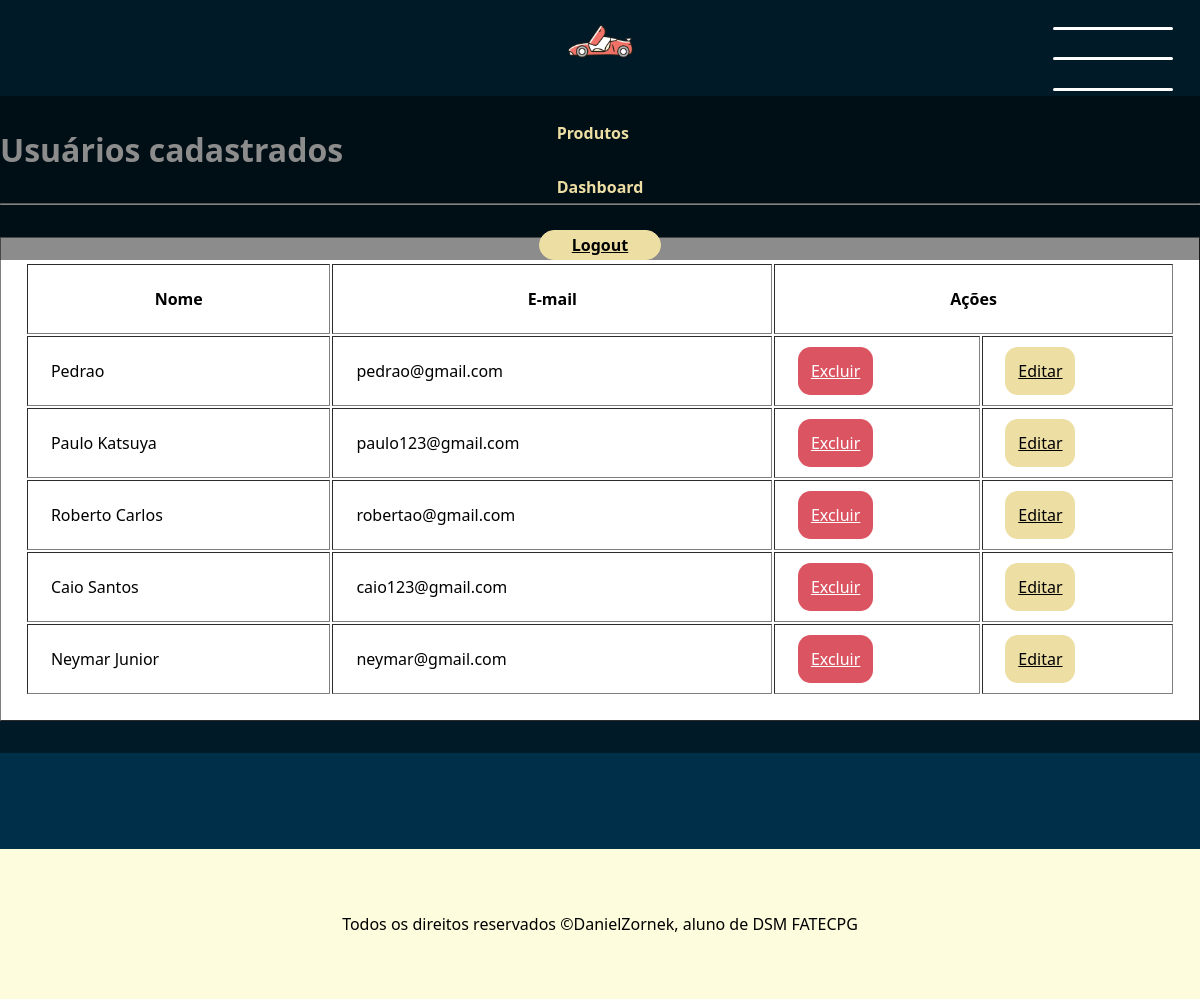
The page /usuarios (signed in) on the database its author committed.
### app/models.py (models this page shows, shortened)
class Usuario(models.Model): # aqui dizemos que a classe pai Model irá dar herança para a classe usuario
    nome = models.CharField(max_length=100) # varchar, deve especificar o tamanho
    email = models.EmailField()
    cep = models.CharField(max_length=10, default="Desconhecida")
    logradouro = models.CharField(max_length=100, default="Desconhecida")
    bairro = models.CharField(max_length=60, default="Desconhecida")
    cidade = models.CharField(max_length=60, default="Desconhecida")
    estado = models.CharField(max_length=3, default="Desconhecida")
    numero = models.CharField(max_length=10, default="Desconhecida")
    senha = models.CharField(max_length=16)

### app/views.py (the view)
# urls.py: path('usuarios', views.exibirUsuarios, name="exibirUsuarios"), # digitar usuarios para entrar na página na url
def exibirUsuarios(request):
    if not request.session.get("email"):
        return redirect("login")
    usuarios = Usuario.objects.all().values()
    return render(request, "usuarios.html",
                  {'listaUsuarios': usuarios}) # passando os usuarios como parametro para mostrar eles na pagina

### app/templates/usuarios.html (shortened to what this page needs)
{% extends "template.html" %}
{% block conteudo %}
<h1>Usuários cadastrados</h1>
<hr>
<table border="1px">
    <tr>
        <th>Nome</th>
        <th>E-mail</th>
        <th colspan="2">
            Ações
        </th>
    </tr>
    {% for usuario in listaUsuarios %}
        <tr>
            <td> {{ usuario.nome }} </td>
            <td> {{ usuario.email }}</td>
            <td><a class="btn excluir" href="{% url 'excluirUsuario' usuario.id %}">Excluir</a></td>
            <td><a class="btn editar" href="{% url 'editarUsuario' usuario.id %}"> Editar</a></td>
        </tr>
    {% endfor %}
</table>
{% endblock %}

### app/static/template.css (style rules this page uses)
* { margin: 0; padding: 0; box-sizing: border-box; font-family: 'Segoe UI', Tahoma, Geneva, Verdana, sans-serif; }
:root { --cor1: #06BEE1; --cor2: #003049; --cor3: #EDDEA4; --cor4: #280003; --cor5: #DB5461; }
html { overflow-x: hidden; }
body { background-color: var(--cor2); background-repeat: no-repeat; display: flex; flex-direction: column; align-items: center; }

### rows shown on the page
Usuario: nome "Pedrao", email "pedrao@gmail.com"
Usuario: nome "Paulo Katsuya", email "paulo123@gmail.com"
Usuario: nome "Roberto Carlos", email "robertao@gmail.com"
Usuario: nome "Caio Santos", email "caio123@gmail.com"
Usuario: nome "Neymar Junior", email "neymar@gmail.com"
